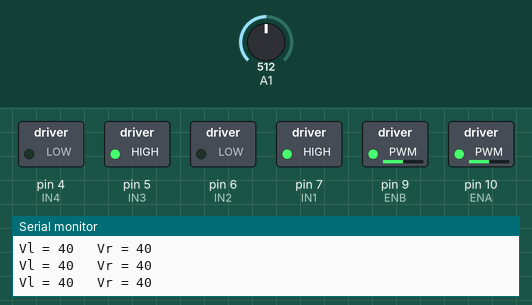
This sketch was run on a simulated Arduino Uno, built with avr-gcc and run on an emulated ATmega328P. On the bench: switched loads named in the sketch (green lamp = pin HIGH), the last lines printed to the serial monitor. The test bench sets the inputs (shaded band); at power-on: A1 = 512.

Above: at 1.2 s.
1.3 s: A1 set to 716
At 2.1 s:
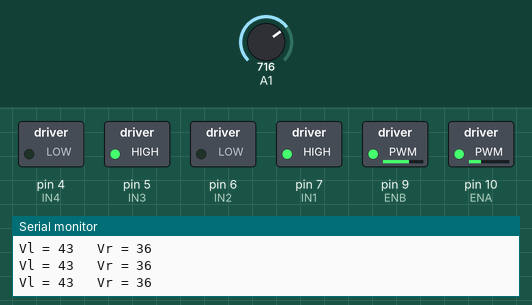
2.8 s: A1 set to 900
At 3.4 s:
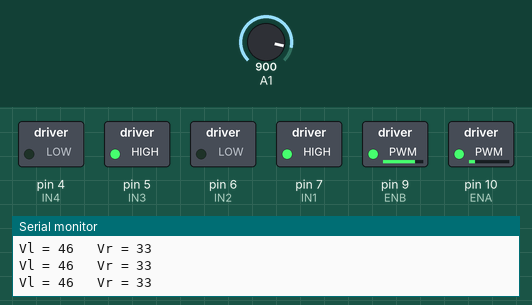
4.3 s: A1 set to 1023
At 5.0 s:
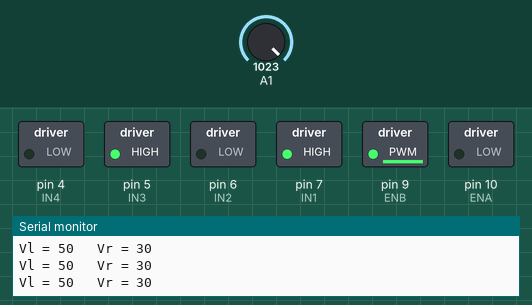
5.8 s: A1 set to 306
At 6.2 s:
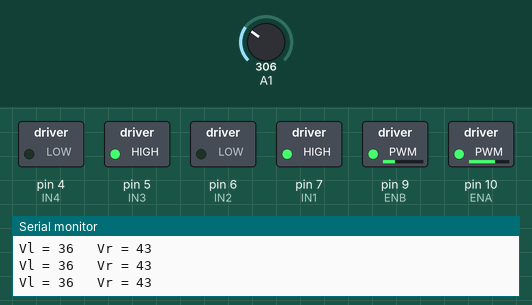
7.3 s: A1 set to 122
At 8.5 s:
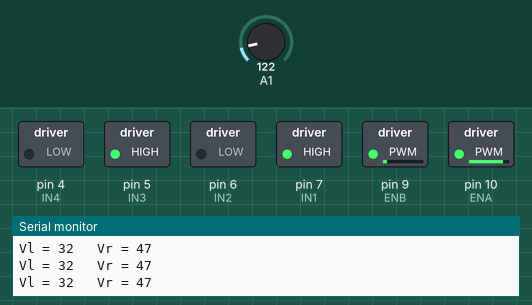
8.8 s: A1 set to 0
At 9.9 s:
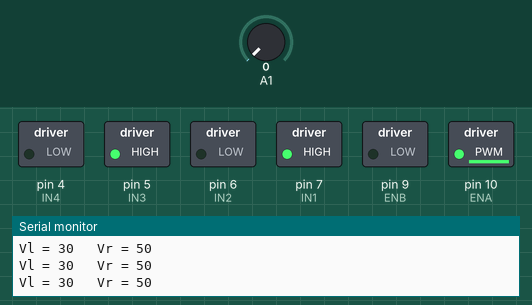
Timing chart, 0 to 11.3 s (numbered marks = the images above; inputs shaded):
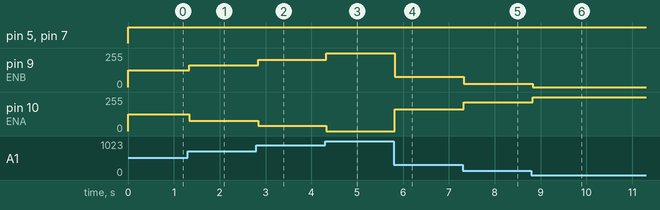

The sketch:

Aurdunocodeforsimulation.ino
```cpp
#include <math.h>

const int IN1 = 7; // direction controll of Right motor
const int IN2 = 6; // direction controll of Right motor
const int IN3 = 5; // direction controll of left Motor
const int IN4 = 4; // direction controll of Left Motor

const int ENA = 10; // controll the speed of Right Motor
const int ENB = 9; // controll the speed of Left Motor

const int W = 1; // distence between left and right wheel
const int L = 2; // distence between font tyre and back
int V  = 40; //current speed of the vehicle
int R; //for converting to v
int vRight; // velocity of right tyre
int vLeft; // velocity of left tyre
int ENAInput;// input to ENA for speed controll
int ENBInput;// same as above
int vLow;// constraints to velocity
int vHigh; // constraints to velocity

int potValue;
int theta;
float degreesToRadians(float degrees) {
    return degrees * (PI / 180.0);
}
void setup() {
  Serial.begin(9600);
  pinMode(IN1, OUTPUT);
  pinMode(IN2, OUTPUT);
  pinMode(IN3, OUTPUT);
  pinMode(IN4, OUTPUT);
  pinMode(ENA, OUTPUT);
  pinMode(ENB, OUTPUT);
}

void loop() {
  //analogWrite(ENA, 100);
  //analogWrite(ENB, 250);
  digitalWrite(IN1,HIGH);
  digitalWrite(IN2,LOW);
  digitalWrite(IN3,HIGH);
  digitalWrite(IN4,LOW);
  potValue = analogRead(A1);
  theta = map(potValue,0,1023,-45,45);
  R = L/tan(theta);
  //vRight = V/R*(L/tan(degreesToRadians(theta)) - W/2);
  vRight = V * (1 - (W * tan(degreesToRadians(theta))) / (2 * L));
  vLeft = V * (1 + (W * tan(degreesToRadians(theta))) / (2 * L));

  Serial.print("Vl = ");
  Serial.print(vLeft);
  Serial.print("   ");
  Serial.print("Vr = ");
  Serial.println(vRight);
  //Serial.print("steering Angle = ");
  //Serial.println(theta);
  //delay(500);
  vLow = V * (1 - (W * tan(degreesToRadians(45))) / (2 * L));
  vHigh = V * (1 + (W * tan(degreesToRadians(45))) / (2 * L));
  ENAInput = map(vRight, vLow, vHigh, 0, 254);// speed will vary from v-x to v+x
  ENBInput = map(vLeft, vLow, vHigh, 0, 254);
  analogWrite(ENA, ENAInput);
  analogWrite(ENB, ENBInput);
  //Serial.println(tan(degreesToRadians(45)));
}
```

Measured:
- after the input at 1.3 s, pin 9 (ENB): 127/255 → 165/255 at once; pin 10 (ENA): 127/255 → 76/255 at once
- after the input at 2.8 s, pin 9 (ENB): 165/255 → 203/255 at once; pin 10 (ENA): 76/255 → 38/255 at once
- after the input at 4.3 s, pin 9 (ENB): 203/255 → 254/255 at once; pin 10 (ENA): 38/255 → 0/255 at once
- after the input at 5.8 s, pin 9 (ENB): 254/255 → 76/255 at once; pin 10 (ENA): 0/255 → 165/255 at once
- after the input at 7.3 s, pin 9 (ENB): 76/255 → 25/255 at once; pin 10 (ENA): 165/255 → 215/255 at once
- after the input at 8.8 s, pin 9 (ENB): 25/255 → 0/255 at once; pin 10 (ENA): 215/255 → 254/255 at once
